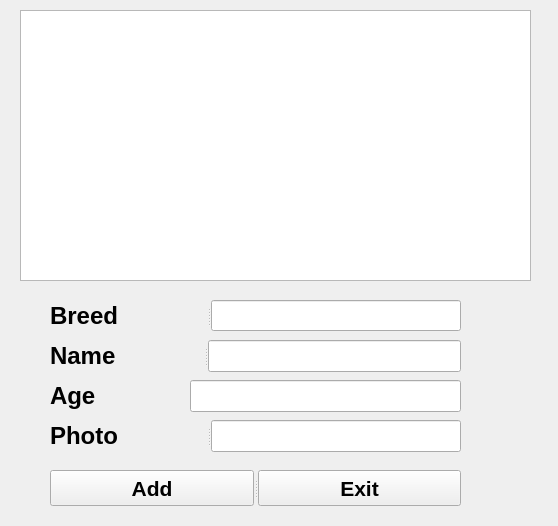
<?xml version="1.0" encoding="UTF-8"?>
<ui version="4.0">
 <class>AddWidget</class>
 <widget class="QWidget" name="AddWidget">
  <property name="enabled">
   <bool>true</bool>
  </property>
  <property name="geometry">
   <rect>
    <x>0</x>
    <y>0</y>
    <width>558</width>
    <height>526</height>
   </rect>
  </property>
  <property name="windowTitle">
   <string>Form</string>
  </property>
  <widget class="QListWidget" name="DogsList">
   <property name="geometry">
    <rect>
     <x>20</x>
     <y>10</y>
     <width>511</width>
     <height>271</height>
    </rect>
   </property>
   <property name="font">
    <font>
     <pointsize>16</pointsize>
     <bold>true</bold>
    </font>
   </property>
  </widget>
  <widget class="QSplitter" name="splitter">
   <property name="geometry">
    <rect>
     <x>50</x>
     <y>300</y>
     <width>411</width>
     <height>31</height>
    </rect>
   </property>
   <property name="orientation">
    <enum>Qt::Horizontal</enum>
   </property>
   <widget class="QLabel" name="label">
    <property name="font">
     <font>
      <pointsize>18</pointsize>
      <bold>true</bold>
     </font>
    </property>
    <property name="text">
     <string>Breed</string>
    </property>
   </widget>
   <widget class="QLineEdit" name="breedLineEdit"/>
  </widget>
  <widget class="QSplitter" name="splitter_2">
   <property name="geometry">
    <rect>
     <x>50</x>
     <y>340</y>
     <width>411</width>
     <height>32</height>
    </rect>
   </property>
   <property name="orientation">
    <enum>Qt::Horizontal</enum>
   </property>
   <widget class="QLabel" name="label_2">
    <property name="font">
     <font>
      <pointsize>18</pointsize>
      <bold>true</bold>
     </font>
    </property>
    <property name="text">
     <string>Name</string>
    </property>
   </widget>
   <widget class="QLineEdit" name="nameLineEdit"/>
  </widget>
  <widget class="QSplitter" name="splitter_3">
   <property name="geometry">
    <rect>
     <x>50</x>
     <y>380</y>
     <width>61</width>
     <height>31</height>
    </rect>
   </property>
   <property name="orientation">
    <enum>Qt::Horizontal</enum>
   </property>
   <widget class="QLabel" name="label_5">
    <property name="font">
     <font>
      <pointsize>18</pointsize>
      <bold>true</bold>
     </font>
    </property>
    <property name="text">
     <string>Age</string>
    </property>
   </widget>
  </widget>
  <widget class="QSplitter" name="splitter_4">
   <property name="geometry">
    <rect>
     <x>50</x>
     <y>420</y>
     <width>411</width>
     <height>32</height>
    </rect>
   </property>
   <property name="orientation">
    <enum>Qt::Horizontal</enum>
   </property>
   <widget class="QLabel" name="label_4">
    <property name="font">
     <font>
      <pointsize>18</pointsize>
      <bold>true</bold>
     </font>
    </property>
    <property name="text">
     <string>Photo</string>
    </property>
   </widget>
   <widget class="QLineEdit" name="photoLineEdit"/>
  </widget>
  <widget class="QLineEdit" name="ageLineEdit">
   <property name="geometry">
    <rect>
     <x>190</x>
     <y>380</y>
     <width>271</width>
     <height>32</height>
    </rect>
   </property>
  </widget>
  <widget class="QSplitter" name="splitter_5">
   <property name="geometry">
    <rect>
     <x>50</x>
     <y>470</y>
     <width>411</width>
     <height>36</height>
    </rect>
   </property>
   <property name="orientation">
    <enum>Qt::Horizontal</enum>
   </property>
   <widget class="QPushButton" name="pushButton">
    <property name="font">
     <font>
      <pointsize>16</pointsize>
      <bold>true</bold>
     </font>
    </property>
    <property name="text">
     <string>Add</string>
    </property>
   </widget>
   <widget class="QPushButton" name="pushButton_2">
    <property name="font">
     <font>
      <pointsize>16</pointsize>
      <bold>true</bold>
     </font>
    </property>
    <property name="text">
     <string>Exit</string>
    </property>
   </widget>
  </widget>
 </widget>
 <resources/>
 <connections>
  <connection>
   <sender>pushButton</sender>
   <signal>clicked()</signal>
   <receiver>AddWidget</receiver>
   <slot>add_new_dog()</slot>
   <hints>
    <hint type="sourcelabel">
     <x>187</x>
     <y>481</y>
    </hint>
    <hint type="destinationlabel">
     <x>355</x>
     <y>481</y>
    </hint>
   </hints>
  </connection>
  <connection>
   <sender>pushButton_2</sender>
   <signal>clicked()</signal>
   <receiver>AddWidget</receiver>
   <slot>exit_button()</slot>
   <hints>
    <hint type="sourcelabel">
     <x>437</x>
     <y>498</y>
    </hint>
    <hint type="destinationlabel">
     <x>522</x>
     <y>416</y>
    </hint>
   </hints>
  </connection>
 </connections>
 <slots>
  <slot>add_new_dog()</slot>
  <slot>exit_button()</slot>
 </slots>
</ui>
